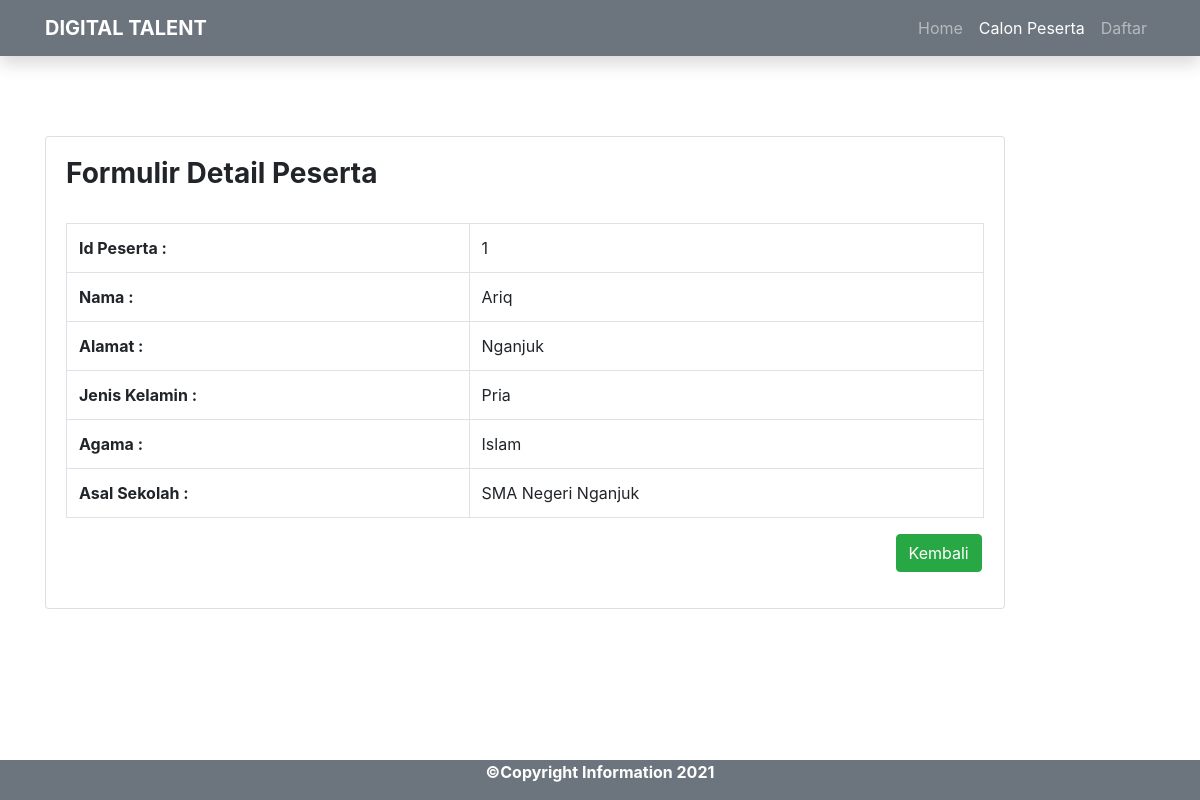
Screenshot of /detail.php?id=1 with the database file from the repository.
### tables this page shows
CREATE TABLE `calon_peserta` (
  `id` int(11) NOT NULL,
  `nama` varchar(64) NOT NULL,
  `alamat` varchar(255) NOT NULL,
  `jenis_kelamin` varchar(20) NOT NULL,
  `agama` varchar(20) NOT NULL,
  `sekolah_asal` varchar(64) NOT NULL
);

### detail.php (the view, shortened to what this page needs)
<?php
$id = $_GET['id'];
$sql = "SELECT * FROM calon_peserta WHERE id=$id";
$query = mysqli_query($db, $sql);
$siswa = mysqli_fetch_assoc($query);
?>
<!DOCTYPE html>
<html lang="en">
<head>
    <link rel="stylesheet" href="css/bootstrap.css">
</head>
<body>
    <div class="row-xxl-4">
        <div class="col-xxl-4">
            <nav class="navbar navbar-expand-xl navbar-dark bg-secondary shadow fixed-top">
                <div class="container">
                    <a class="navbar-brand" style="font-weight: bold" href="index.php">DIGITAL TALENT</a>
                    <div class="collapse navbar-collapse justify-content-end" id="navbarNav">
                    <ul class="navbar-nav ms-auto">
                        <li class="nav-item">
                        <a class="nav-link " aria-current="page" href="index.php">Home</a>
                        </li>
                        <li class="nav-item">
                            <a class="nav-link active disabled" href="list.php">Calon Peserta</a>
                        </li>
                        <li class="nav-item">
                            <a class="nav-link" aria-disabled="true" href="daftar.php" tabindex="-1">Daftar</a>
                        </li>
                    </ul>
                    </div>
                </div>
            </nav>
        </div>
    </div>
    <div class="container" style="margin-top: 8.5rem; margin-bottom: ">
        <div class="row">
            <div class="col">
                <div class="card" style="width: 60rem;">
                    <div class="card-body">
                        <header>
                            <h3 style="margin-bottom: 1rem"><strong>Formulir Detail Peserta</strong></h3>
                        </header>
                            <fieldset>
                                <table class="table table-bordered mt-3">
                                    <tr>
                                        <td><strong> Id Peserta : </strong></td>
                                        <td><?php echo $siswa['id'] ?></td>
                                    </tr>
                                    <tr>
                                        <td><strong> Nama : </strong></td>
                                        <td><?php echo $siswa['nama'] ?></td>
                                    </tr>
                                    <tr>
                                        <td><strong> Alamat : </strong></td>
                                        <td><?php echo $siswa['alamat'] ?></td>
                                    </tr>
                                    <tr>
                                        <td><strong> Jenis Kelamin : </strong></td>
                                        <td><?php echo $siswa['jenis_kelamin'] ?></td>
                                    </tr>
                                    <tr>
                                        <td><strong> Agama : </strong></td>
                                        <td><?php echo $siswa['agama'] ?></td>
                                    </tr>
                                    <tr>
                                        <td><strong> Asal Sekolah : </strong></td>
                                        <td><?php echo $siswa['sekolah_asal'] ?></td>
                                    </tr>
                                </table>
                                <div class="mb-3" style="margin-left: 51.6rem">
                                        <a style="color: white; text-decoration: none;" href="list.php"><button type="button" class="btn btn-success ml-1">Kembali</button></a>
                                    </div>
                            </fieldset>
                    </div>
                </div>
            </div>
        </div>
    </div>
    <footer class="bg-secondary text-white text-center fixed-bottom">
        <p><b>©Copyright Information 2021</b></p>
    </footer>
</body>
</html>

### rows the page displays
calon_peserta: id "1", nama "Ariq", alamat "Nganjuk", jenis_kelamin "Pria", agama "Islam", sekolah_asal "SMA Negeri Nganjuk"
